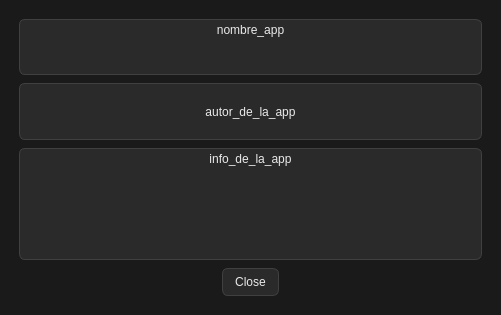
<?xml version="1.0" encoding="UTF-8"?>
<ui version="4.0">
 <class>AcercaDeDialog</class>
 <widget class="QDialog" name="AcercaDeDialog">
  <property name="geometry">
   <rect>
    <x>0</x>
    <y>0</y>
    <width>501</width>
    <height>315</height>
   </rect>
  </property>
  <property name="windowTitle">
   <string>Acerca de...</string>
  </property>
  <property name="styleSheet">
   <string notr="true">#AcercaDeDialog {
    background: #1a1a1a;
}</string>
  </property>
  <layout class="QVBoxLayout" name="verticalLayout_2">
   <item>
    <widget class="QWidget" name="verticalWidget" native="true">
     <layout class="QVBoxLayout" name="verticalLayout" stretch="1,1,2,1">
      <property name="spacing">
       <number>8</number>
      </property>
      <property name="leftMargin">
       <number>8</number>
      </property>
      <property name="topMargin">
       <number>8</number>
      </property>
      <property name="rightMargin">
       <number>8</number>
      </property>
      <property name="bottomMargin">
       <number>8</number>
      </property>
      <item>
       <widget class="QLabel" name="nombre_app_label">
        <property name="minimumSize">
         <size>
          <width>0</width>
          <height>0</height>
         </size>
        </property>
        <property name="styleSheet">
         <string notr="true">color: #eaeaea;
background: #2a2a2a;
border: 1px solid #404040;
border-radius: 6px;</string>
        </property>
        <property name="text">
         <string>nombre_app</string>
        </property>
        <property name="alignment">
         <set>Qt::AlignmentFlag::AlignHCenter|Qt::AlignmentFlag::AlignTop</set>
        </property>
        <property name="wordWrap">
         <bool>true</bool>
        </property>
       </widget>
      </item>
      <item>
       <widget class="QLabel" name="autor_label">
        <property name="minimumSize">
         <size>
          <width>0</width>
          <height>0</height>
         </size>
        </property>
        <property name="styleSheet">
         <string notr="true">color: #eaeaea;
background: #2a2a2a;
border: 1px solid #404040;
border-radius: 6px;</string>
        </property>
        <property name="text">
         <string>autor_de_la_app</string>
        </property>
        <property name="alignment">
         <set>Qt::AlignmentFlag::AlignCenter</set>
        </property>
        <property name="wordWrap">
         <bool>true</bool>
        </property>
       </widget>
      </item>
      <item>
       <widget class="QLabel" name="info_app_label">
        <property name="minimumSize">
         <size>
          <width>0</width>
          <height>0</height>
         </size>
        </property>
        <property name="styleSheet">
         <string notr="true">color: #eaeaea;
background: #2a2a2a;
border: 1px solid #404040;
border-radius: 6px;</string>
        </property>
        <property name="text">
         <string>info_de_la_app</string>
        </property>
        <property name="alignment">
         <set>Qt::AlignmentFlag::AlignHCenter|Qt::AlignmentFlag::AlignTop</set>
        </property>
        <property name="wordWrap">
         <bool>true</bool>
        </property>
        <property name="openExternalLinks">
         <bool>true</bool>
        </property>
       </widget>
      </item>
      <item>
       <widget class="QDialogButtonBox" name="buttonBox">
        <property name="styleSheet">
         <string notr="true">QPushButton {
    background: #2a2a2a;
    color: #eaeaea;
    border: 1px solid #404040;
    border-radius: 6px;
    padding: 6px 12px;
}
QPushButton:hover { background: #333333; }
</string>
        </property>
        <property name="standardButtons">
         <set>QDialogButtonBox::StandardButton::Close</set>
        </property>
        <property name="centerButtons">
         <bool>true</bool>
        </property>
       </widget>
      </item>
     </layout>
    </widget>
   </item>
  </layout>
 </widget>
 <resources/>
 <connections/>
</ui>
